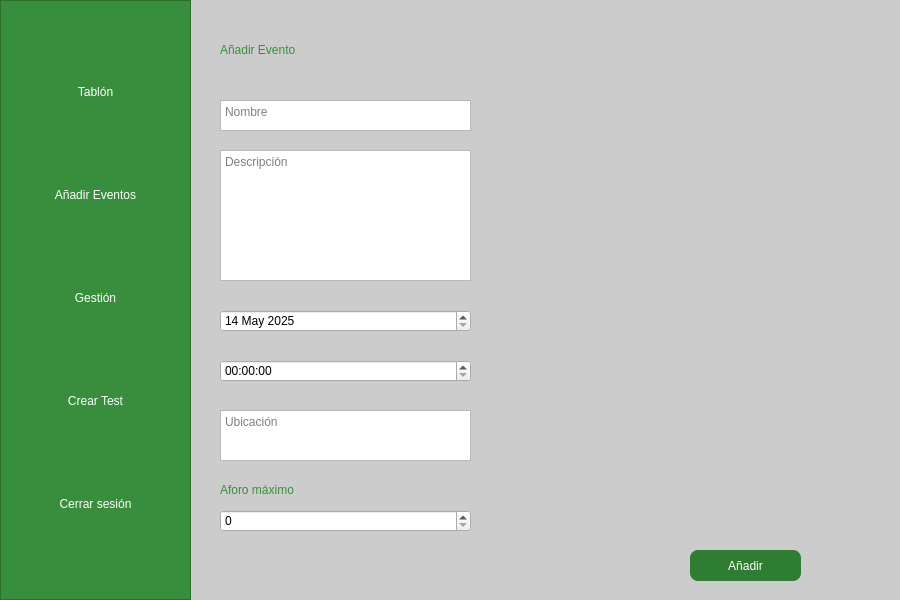
<?xml version="1.0" encoding="UTF-8"?>
<ui version="4.0">
 <class>MainWindow</class>
 <widget class="QMainWindow" name="MainWindow">
  <property name="geometry">
   <rect>
    <x>0</x>
    <y>0</y>
    <width>900</width>
    <height>600</height>
   </rect>
  </property>
  <property name="windowTitle">
   <string>Panel Principal</string>
  </property>
  <property name="windowIcon">
   <iconset resource="../../../recursos.qrc">
    <normaloff>:/src/vista/imagenes/logoUniConecta.png</normaloff>:/src/vista/imagenes/logoUniConecta.png</iconset>
  </property>
  <property name="styleSheet">
   <string notr="true">
    QMainWindow {
		background-color: #cccccc;
    }
    QPushButton {
        background-color: #2e7d32;
        color: white;
        border-radius: 8px;
        font: bold 10pt &quot;Segoe UI&quot;;
        padding: 8px;
    }
    QPushButton:hover {
        background-color: #388e3c;
    }
   </string>
  </property>
  <widget class="QWidget" name="centralwidget">
   <widget class="QFrame" name="sidebar">
    <property name="geometry">
     <rect>
      <x>0</x>
      <y>0</y>
      <width>191</width>
      <height>600</height>
     </rect>
    </property>
    <property name="styleSheet">
     <string notr="true">background-color: #388e3c;</string>
    </property>
    <property name="frameShape">
     <enum>QFrame::StyledPanel</enum>
    </property>
    <layout class="QVBoxLayout" name="verticalLayoutSidebar">
     <item>
      <widget class="QPushButton" name="BotonTablon">
       <property name="styleSheet">
        <string notr="true">      QPushButton:hover {
		background-color: #cccccc;
      }</string>
       </property>
       <property name="text">
        <string>Tablón</string>
       </property>
      </widget>
     </item>
     <item>
      <widget class="QPushButton" name="BotonAnadirEventos">
       <property name="styleSheet">
        <string notr="true">      QPushButton:hover {
		background-color: #cccccc;
      }</string>
       </property>
       <property name="text">
        <string>Añadir Eventos</string>
       </property>
      </widget>
     </item>
     <item>
      <widget class="QPushButton" name="BotonGestion">
       <property name="styleSheet">
        <string notr="true">      QPushButton:hover {
		background-color: #cccccc;
      }</string>
       </property>
       <property name="text">
        <string>Gestión</string>
       </property>
      </widget>
     </item>
     <item>
      <widget class="QPushButton" name="BotonCrearTest">
       <property name="styleSheet">
        <string notr="true">      QPushButton:hover {
		background-color: #cccccc;
      }</string>
       </property>
       <property name="text">
        <string>Crear Test</string>
       </property>
      </widget>
     </item>
     <item>
      <widget class="QPushButton" name="BotonCerrarSesion">
       <property name="styleSheet">
        <string notr="true">      QPushButton:hover {
		background-color: #cccccc;
      }</string>
       </property>
       <property name="text">
        <string>Cerrar sesión</string>
       </property>
      </widget>
     </item>
    </layout>
   </widget>
   <widget class="QLabel" name="mainLabel">
    <property name="geometry">
     <rect>
      <x>220</x>
      <y>30</y>
      <width>600</width>
      <height>40</height>
     </rect>
    </property>
    <property name="styleSheet">
     <string notr="true">font: 18pt &quot;Century&quot;;
color: #388e3c;</string>
    </property>
    <property name="text">
     <string>Añadir Evento</string>
    </property>
   </widget>
   <widget class="QPushButton" name="BotonAnadirEvento">
    <property name="geometry">
     <rect>
      <x>690</x>
      <y>550</y>
      <width>111</width>
      <height>31</height>
     </rect>
    </property>
    <property name="text">
     <string>Añadir</string>
    </property>
   </widget>
   <widget class="QTimeEdit" name="HoraEvento">
    <property name="geometry">
     <rect>
      <x>220</x>
      <y>360</y>
      <width>251</width>
      <height>22</height>
     </rect>
    </property>
   </widget>
   <widget class="QDateEdit" name="FechaEvento">
    <property name="geometry">
     <rect>
      <x>220</x>
      <y>310</y>
      <width>251</width>
      <height>22</height>
     </rect>
    </property>
    <property name="minimumDateTime">
     <datetime>
      <hour>0</hour>
      <minute>0</minute>
      <second>0</second>
      <year>2025</year>
      <month>5</month>
      <day>14</day>
     </datetime>
    </property>
   </widget>
   <widget class="QTextEdit" name="UbicacionEvento">
    <property name="geometry">
     <rect>
      <x>220</x>
      <y>410</y>
      <width>251</width>
      <height>51</height>
     </rect>
    </property>
    <property name="placeholderText">
     <string>Ubicación</string>
    </property>
   </widget>
   <widget class="QSpinBox" name="AforoMax">
    <property name="geometry">
     <rect>
      <x>220</x>
      <y>510</y>
      <width>251</width>
      <height>22</height>
     </rect>
    </property>
   </widget>
   <widget class="QLabel" name="mainLabel_2">
    <property name="geometry">
     <rect>
      <x>220</x>
      <y>470</y>
      <width>361</width>
      <height>40</height>
     </rect>
    </property>
    <property name="styleSheet">
     <string notr="true">font: 10pt &quot;Century&quot;;
color: #388e3c;</string>
    </property>
    <property name="text">
     <string>Aforo máximo</string>
    </property>
   </widget>
   <widget class="QTextEdit" name="DescripcionEvento">
    <property name="geometry">
     <rect>
      <x>220</x>
      <y>150</y>
      <width>251</width>
      <height>131</height>
     </rect>
    </property>
    <property name="placeholderText">
     <string>Descripción</string>
    </property>
   </widget>
   <widget class="QTextEdit" name="NombreEvento">
    <property name="geometry">
     <rect>
      <x>220</x>
      <y>100</y>
      <width>251</width>
      <height>31</height>
     </rect>
    </property>
    <property name="placeholderText">
     <string>Nombre</string>
    </property>
   </widget>
  </widget>
 </widget>
 <resources>
  <include location="../../../recursos.qrc"/>
 </resources>
 <connections/>
</ui>
